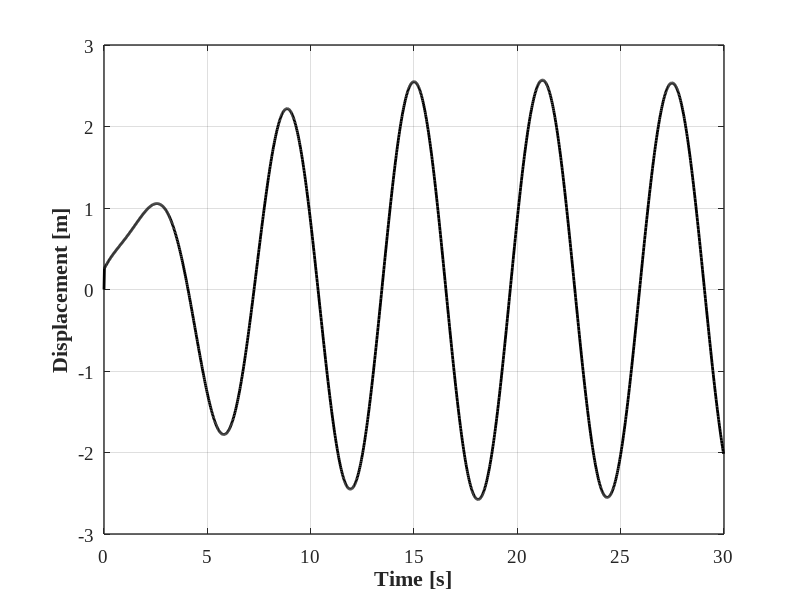

Recreate this plot in MATLAB.
%% Structural Dynamics and Vibration Control(M. Azimi et al.)
%% Example 3-11: Response of a Damped under Harmoinc Loading-2

clear; close all; clc
%% Parameters
    m    = 6;       % Mass
    k    = 8;       % Stiffness
    wn   = sqrt(k/m);
    c1   = 2;       % Damping coefficient
    u(1) = 0.25;    % Initial conditions - displacement and velocity
    udot(1) = 0.5;

    f = 4;          % Magnitude of harmonic force
    w = 1;          % Excited frequency of the force
    
    beta = w/wn;
    cc   = 2*sqrt(k*m);
    rho  = c1/cc;
    wd   = wn*sqrt(1-rho^2);
    wba  = rho*wn;
    rhoba= rho/sqrt(1-rho^2);
    b0   = 2.0*rho*wn;
    b1   = wd^2-wn^2;
    b2   = 2.0*wba*wd;
    dt   = 0.02;
    
%% Response Calculation
t(1) = 0;
for i = 2:1500
    t(i) = (i-1)*dt;
    
    s = exp(-rho*wn*t(i))*sin(wd*t(i));
    c = exp(-rho*wn*t(i))*cos(wd*t(i));
    
    sdot = -wba*s+wd*c;
    cdot = -wba*c-wd*s;
    sddot= -b1*s-b2*c;
    cddot= -b1*c+b2*s;
    
    a1 = c+rhoba*s;
    a2 = s/wd;
    
    d = -2.0*f*(rho*beta)/(k*(1-beta^2)^2+(2*rho*beta)^2);
    e = f*(1-beta^2)/(k*(1-beta^2)^2+(2*rho*beta)^2);
    
    u(i) = a1*u(1)+a2*udot(1)-d*(c+wba*s/wd)-e*w*s/wd;
    v(i) = d*(cos(w*t(i)))+e*sin(w*t(i));
    x(i) = u(i)+v(i);
end

%% Plot
figure(1);  set(figure(1), 'Position', [200   100   883   400])
            hold on; grid on; box on;

            plot(t,x,'-k','LineWidth',2);

            set(gca, 'LineWidth',1, 'FontWeight','normal', 'FontName','Times New Roman', 'FontSize',14)               
            xlabel('Time [s]', 'fontsize',16, 'fontname','Times New Roman','FontWeight','Bold')
            ylabel('Displacement [m]', 'fontsize',16, 'fontname','Times New Roman','FontWeight','Bold')

%% Print
print('EX_3_12','-dpng')
